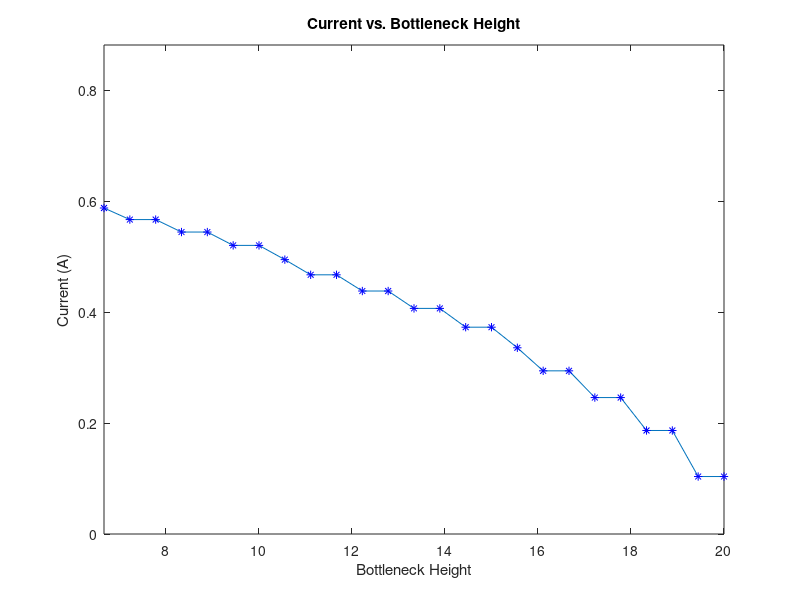

This figure's MATLAB source:
close all;  
clear; %intialization

set(0,'DefaultFigureWindowStyle','docked');

save_plots = 1;
width_sim = 0;
height_sim = 1;

% Potential and Length and Width of the rectangular region
W = 2;
L = 3/2*W;
V0 = 1;

dx = 0.05;
dy = 0.05;

nx = L/dx;
ny = W/dy;

% Conductivities
sigma_inside = 0.01;
sigma_outside = 1;

% GV = 0 form
G = sparse(nx*ny);
cMap = zeros(nx, ny);
B = zeros(1, nx*ny);

% Define the limits of the boxes
left_side_positions = linspace(nx*0.5/6, nx*3/6);
for counter = 1:length(left_side_positions)
    right_side_positions(counter) = nx-left_side_positions(counter);
end

bottom_heights = linspace(ny*0.5/3, ny*1.5/3, 25);
for counter = 1:length(bottom_heights)
    top_heights(counter) = ny-bottom_heights(counter);
end

for counter = 1:length(bottom_heights)

    if width_sim
        boxes = [left_side_positions(counter) right_side_positions(counter) ny*1/3 ny*2/3];
    end
    
    if height_sim
        boxes = [nx*2/5 nx*3/5 bottom_heights(counter) top_heights(counter)]; 
    end

    for i=1:nx
        for j=1:ny
            if i > boxes(1) && i < boxes(2) & (j < boxes(3) || j > boxes(4))
                cMap(i, j) = sigma_inside;
            else
                cMap(i, j) = sigma_outside;
            end
        end
    end

    for x = 1:nx
        for y = 1:ny
            n = y + (x-1)*ny;
            nxp = y + (x+1-1)*ny;
            nxm = y + (x-1-1)*ny;
            nyp = y + 1 + (x-1)*ny;
            nym = y - 1 + (x-1)*ny;

            if x == 1
                G(n, n) = 1;
                B(n) = V0;

            elseif x == nx
                G(n, n) = 1;
                B(n) = 0;

            elseif y == 1
                G(n, nxp) = (cMap(x+1, y) + cMap(x,y))/2;
                G(n, nxm) = (cMap(x-1, y) + cMap(x,y))/2;
                G(n, nyp) = (cMap(x, y+1) + cMap(x,y))/2;            
                G(n, n) = -(G(n,nxp)+G(n,nxm)+G(n,nyp));

            elseif y == ny
                G(n, nxp) = (cMap(x+1, y) + cMap(x,y))/2;
                G(n, nxm) = (cMap(x-1, y) + cMap(x,y))/2;
                G(n, nym) = (cMap(x, y-1) + cMap(x,y))/2;
                G(n, n) = -(G(n,nxp)+G(n,nxm)+G(n,nym));

            else
                G(n, nxp) = (cMap(x+1, y) + cMap(x,y))/2;
                G(n, nxm) = (cMap(x-1, y) + cMap(x,y))/2;
                G(n, nyp) = (cMap(x, y+1) + cMap(x,y))/2;
                G(n, nym) = (cMap(x, y-1) + cMap(x,y))/2;
                G(n, n) = -(G(n,nxp)+G(n,nxm)+G(n,nyp)+G(n,nym));
            end
        end
    end

    % Get the solution of the voltage
    V = G\B';

    VMap = zeros(ny, nx);
    for i = 1:nx
        for j = 1:ny
            n = j + (i-1)*ny;
            VMap(j,i) = V(n);
        end
    end

    % Show plot of the electric field
    [Ex, Ey] = gradient(VMap);
    Jx = -cMap'.*Ex;
    Jy = -cMap'.*Ey;

    Ex = -Ex;
    Ey = -Ey;

    eFlowx = cMap .* Ex';
    eFlowy = cMap .* Ey';

    C0 = sum(eFlowx(1,:));
    Cnx = sum(eFlowx(nx, :));
    
    Curr(counter) = (C0 + Cnx) * 0.5;
    width(counter) = boxes(2) - boxes(1);
    height(counter) = boxes(3);

end

if width_sim
    figure('name', 'Current vs. Bottleneck Width');
    plot(width, Curr)
    hold on
        plot(width, Curr, 'b*');
    hold off
    xlabel('Bottleneck Width');
    ylabel('Current (A)');
    title('Current vs. Bottleneck Width');
    xlim([min(width) max(width)]);
    ylim([0 1.5*max(Curr)]);

    if save_plots
        FN2 = 'Question 2c - Width Plot';   
        print(gcf, '-dpng', '-r600', FN2);  %Save graph in PNG
    end
end

if height_sim
    figure('name', 'Current vs. Bottleneck Height');
    plot(height, Curr);
    hold on
        plot(height, Curr, 'b*');
    hold off
    xlabel('Bottleneck Height');
    ylabel('Current (A)');
    title('Current vs. Bottleneck Height');
    xlim([min(height) max(height)]);
    ylim([0 1.5*max(Curr)]);

    if save_plots
        FN2 = 'Question 2c - Height Plot';   
        print(gcf, '-dpng', '-r600', FN2);  %Save graph in PNG
    end
end

